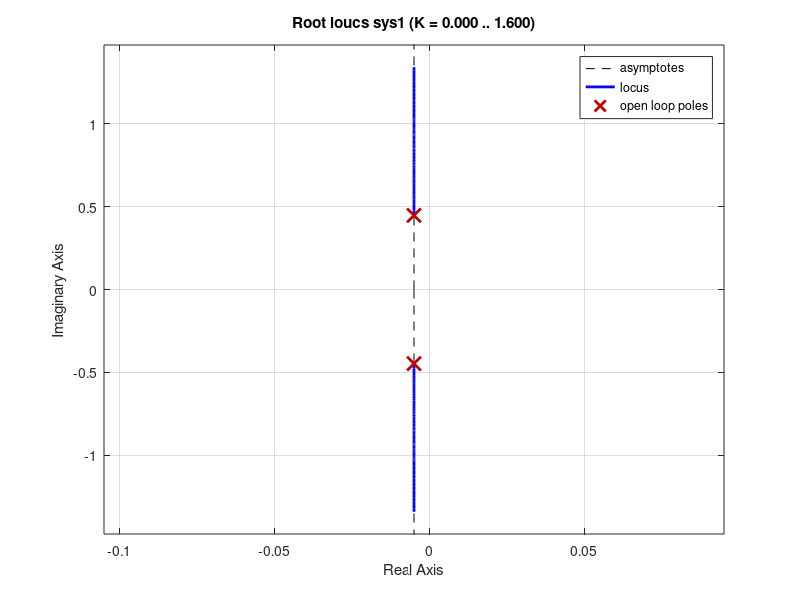

Recreate this plot in MATLAB.
% root locus analysis

% controller root locus
sys1 = tf([0 0 1],[1 0.01 0.2]);
rlocus(sys1)

% no energy system (x0,v0) = (0,0)
sys1 = tf([0 0 1],[1 0.01 0.2]);
rlocus(sys1)

% save matlab figure
savefig('./figs/no_energy.png')